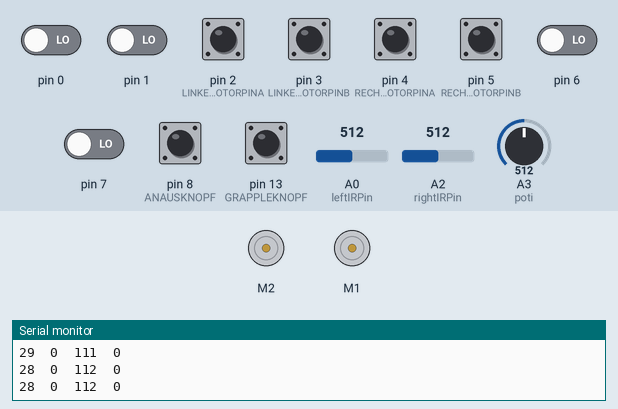
Recording of a sketch running on a simulated Arduino Uno, built with avr-gcc and run on an emulated ATmega328P. On the bench: 2 × DC motor (green arrow = forward, orange = backward, longer = faster), the last lines printed to the serial monitor. The test bench sets the inputs (shaded band); at power-on: pin 2 (LINKERMOTORPINA), pin 3 (LINKERMOTORPINB), pin 4 (RECHTERMOTORPINA), pin 5 (RECHTERMOTORPINB), pin 8 (ANAUSKNOPF), pin 13 (GRAPPLEKNOPF) HIGH, pin 0, pin 1, pin 6, pin 7 LOW, A0 (leftIRPin) = 512, A2 (rightIRPin) = 512, A3 (poti) = 512.

Above: at 1.2 s.
1.3 s: pin 8 (ANAUSKNOPF) pulled LOW for 0.15 s
At 2.5 s:
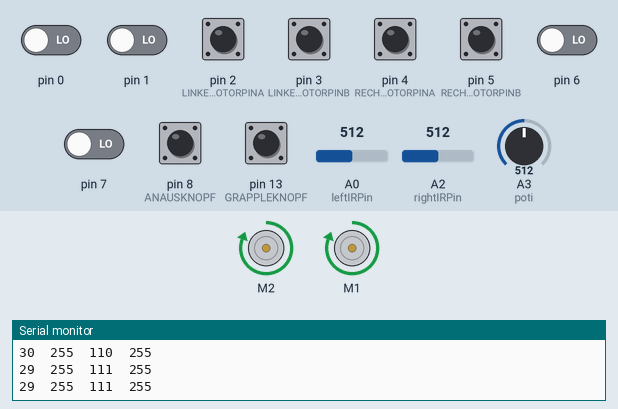
2.9 s: A0 (leftIRPin) set to 531
At 5.7 s:
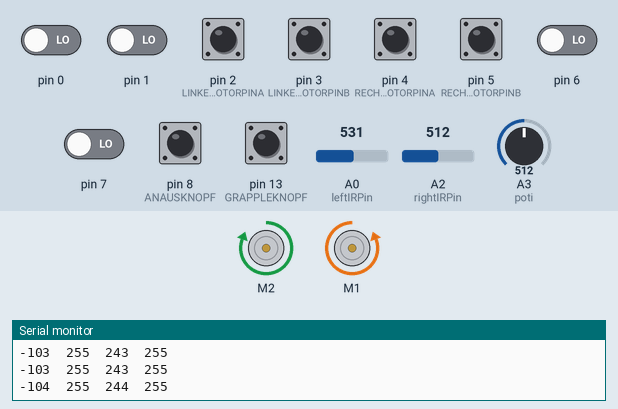
5.9 s: A2 (rightIRPin) set to 723
7.4 s: A2 (rightIRPin) set to 724
At 9.06 s:
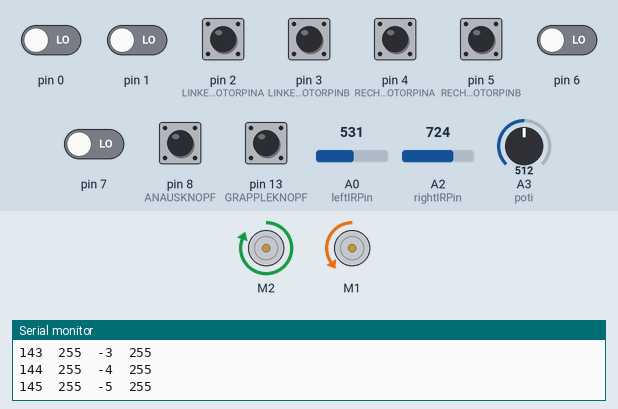
10.4 s: A0 (leftIRPin) set to 0
At 11.4 s:
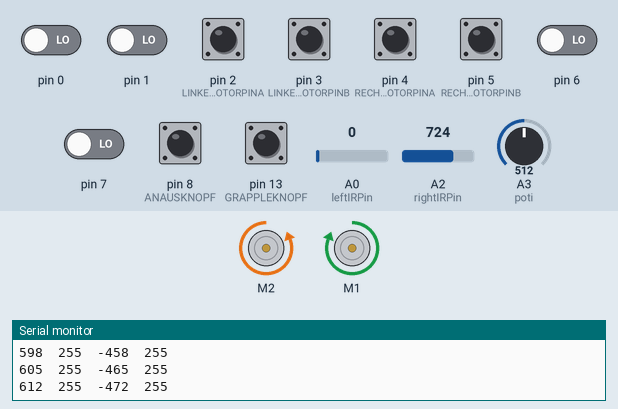
13.4 s: A3 (poti) set to 245
Timing chart, 0 to 21.2 s (numbered marks = the images above; inputs shaded):
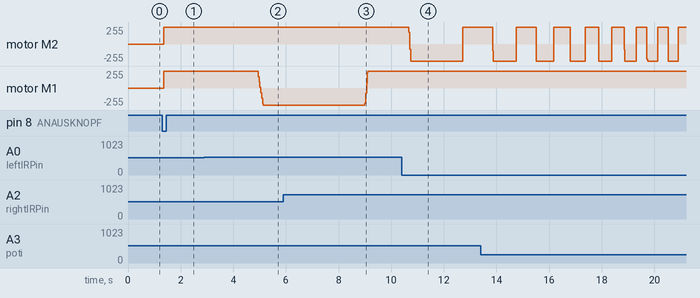

Measured:
- the behaviour switches between 512 and 513 on A0 (leftIRPin) (found by bisection; images 1 and 2)
- the behaviour switches between 723 and 724 on A2 (rightIRPin) (found by bisection; images 2 and 3)
- after the input at 1.3 s, motor M2, motor M1: stopped → forward 255/255 after 0.05 s

The sketch:

main2.ino
```cpp
// (licence header left out)
#include <Wire.h>
#include <Adafruit_MotorShield.h>
#include <math.h>

//Create the motor shield object with the default I2C address
Adafruit_MotorShield AFMS = Adafruit_MotorShield();

// Select which 'port' M1, M2, M3 or M4 the motors go.
Adafruit_DCMotor *leftMotor = AFMS.getMotor(1);
Adafruit_DCMotor *rightMotor = AFMS.getMotor(2);
Adafruit_DCMotor *grappleMotor = AFMS.getMotor(4);

//we will use the #define stuff. ask me about it! DEACTIVATE BEFORE THE RACE STARTS!
//#define GREIFARM
//#define TACHO
//#define NEU
//#define DEBUG // if active we are in the DEBUGGING mode, firing the Serial.println guns
//#define ZEIT
//#define SENSORADJUST // use this one FIRST:  *SensorAdjust to make all Sensors equal
//#define MIDSENSOR // use midTarget to make midError = 0 if Sensor is placed on grey
//#define LEFTSENSOR //
//#define RIGHTSENSOR //
//#define MOTOR

// Racedriver PID
//const float kP = 0.6;
//const float kI = 0.1;
const float kP = 0.05;
const float kI = 0.01;
const float kD = 0;


//Motor - PI  do not change
const float kM =1;
const float kMI = 0.5;
const float kMD = 0;

//TargetSpeed is the power the motors will get if we want the robot to drive straight.
byte targetSpeed;

const float breakValue = 0.8;
float breaks;
float breaktest;

int leftSensorAdjust = 0; //use those to calibrate sensors
int rightSensorAdjust = 55;


const byte probeCount = 5;

int haha;
int hoho;


int poti = A3;

//Sensor pins
int leftIRPin = A0;
int rightIRPin = A2;
int midIRPin = A1;


int midSensorAdjust = 0;


int leftSensor;
int rightSensor;
int midSensor;

//leftError is (the reading - the target)

int midError;

int pidError;

int turn;

long integral;

int rightPower;
int leftPower;


//derivative stuff
int derivative;
byte flip;
int bPrevError = 0;
int aPrevError = 0;

//values for motorspeed
int leftSpeed;
int rightSpeed;

//lightSensorStuff


#ifdef SENSORADJUST
int ml;
int mr;
int lr;
#endif

//motorPID
int actualSpeedA;//our tacho
int actualSpeedB;
/*
int wantedSpeedA; //the value set by our pid sensor cycle
int wantedSpeedB;

int wantedSpeedAoK;
int wantedSpeedBoK;
*/
int errorSpeedB;

int errorSpeedA; //the value used to adjust motor power
int lgear;
int rgear;


//interrupt for taster ect
volatile bool enabler = true;
volatile bool keypressed = false;

volatile bool active = true;
volatile bool grappleKeypressed = false;
volatile unsigned long bloedeZeit=0;
const int entprellZeit=1000;

bool isDriving;

#define ANAUSKNOPF 0

#define GRAPPLEKNOPF 5

int grappleTest = 0;

//Interrupt motor adjust stuff

volatile  uint8_t lastB = 0;
volatile  int16_t counterA;
volatile  int16_t counterB;
volatile int8_t altAB = 0;
volatile int8_t altCD = 0;
volatile int8_t altEF = 0;
volatile long encoderWert = 0;

#define LINKERMOTORPINA 2
#define LINKERMOTORPINB 3

#define RECHTERMOTORPINA 4
#define RECHTERMOTORPINB 5

//#define GREIFARMPINA 6
//#define GREIFARMPINB 7

//tacho stuff
int altwert;
int neuwert;
int altwertA;
int SpeedA;
int altwertB;
int SpeedB;
const byte deltaTacho=100; // chose your value according to your prefered max range
int wantedSpeedA;
int wantedSpeedB;

//greifarm stuff
int8_t schrittTab[16] = {0,-1,1,0,1,0,0,-1,-1,0,0,1,0,1,-1,0};

//motorregelung


float errorIntegral;
float errorIntegralB;
int aSA;
int der;


//delta t time loop
long jetzt = 0;
long altZeit, altZeitb;
const byte deltaT = 15; //we have to see if this is to high or to low

void setup() {

  //Interrupt stuff
PCICR |= (1 << PCIE0); // interrupts on port B (Pin 8 still 13, (goes intern from 0 to 7))
PCMSK0 |= (1 << ANAUSKNOPF);
PCMSK0 |= (1 << GRAPPLEKNOPF);
DDRB&=~PCMSK0; //if DDRD is 0 on the specific bit = input
PORTB |= PCMSK0; //arduino intern pullup resistor

PCICR |= (1 << PCIE2); //arduino will react on interrupts on port D
PCMSK2 |= (1 << LINKERMOTORPINA);
PCMSK2 |= (1 << LINKERMOTORPINB); // 2 defines the pin which listens for motor encoder (must be on portD)
PCMSK2 |= (1 << RECHTERMOTORPINA);
PCMSK2 |= (1 << RECHTERMOTORPINB);// for the second motor ** 00001100
//PCMSK2 |= (1 << GREIFARMPINA);
//PCMSK2 |= (1 << GREIFARMPINB);
DDRD&=~PCMSK2; //if DDRD is 0 on the specific bit = input
PORTD |= PCMSK2; //arduino intern pullup resistor


 Serial.begin(9600);           // set up Serial baud to 115200 bps
  AFMS.begin();  // start motorshield with the default frequency 1.6KHz
  //AFMS.begin(1000);  // OR with a different frequency, say 1KHz

    //We are reading both values and trash them. the first readings are just that.
    // Set motor direction
  rightMotor->run(FORWARD);
   leftMotor->run(FORWARD);
 //     leftMotor->run(RELEASE);
 //     rightMotor->run(RELEASE);
 //    leftMotor->run(BACKWARD);
 //   rightMotor->run(BACKWARD);
  //   integral = 0 ;
  //   errorIntegral = 0;
  //TODO make tests for all them hardware!
//    Serial.println("Adafruit Motorshield v2 - ready!");
//    Serial.println("All Systems GO!");

interrupts();
}


void loop() {

  //An aus knopf
    if (keypressed){
      isDriving = !isDriving;
      keypressed = false;
      integral = 0;
      errorIntegral = 0;
      errorIntegralB = 0;
        enabler = true;
        delay(50);
    }

   //180grad dreh knopf
    if (grappleKeypressed){
      grappleKeypressed = false;
      active = true;
      grappleTest ++;
    //  Serial.println(grappleTest);
      delay(50);
    }


   jetzt = millis();
  //tacho realzeit loop

      if((jetzt - altZeitb) > deltaTacho){
      targetSpeed =map(analogRead(poti),0,1024,0,140);
//      wantedSpeedB = wantedSpeedA; //Insert proper pid regulated wanted speeds here
    altZeitb = jetzt;
    actualSpeedA=(counterA-altwertA)*100.0/deltaTacho;
    altwertA=counterA;

    actualSpeedB=(counterB-altwertB)*100.0/deltaTacho;
    altwertB=counterB;
  }


  if((jetzt - altZeit) > deltaT){

   #ifdef ZEIT
    Serial.println((jetzt - altZeit));
    #endif
    altZeit = jetzt;


    //getting new sensor Data

    sensorAbfrage();

    //IntegralStuff DEACTIVATED
    //FIXME: maybe +-10 isnt big enough
    integral = integral + pidError;
    if(pidError<=10 && pidError>=-10){
     // integral = 0;
    }

    //derivate stuff
    //adding the nessesary things for the derivative -Whoppa FlipFlop Style
    flip++;
    if((flip % 2) == 0){
      aPrevError = pidError;
      derivative = pidError - bPrevError;
      } else {
      bPrevError = pidError ;
      derivative = pidError - aPrevError;
        }


     //pidError is just the difference between the sensor readings
    pidError = rightSensor - leftSensor;


    //turn is the only varriable changed by the pid regelung which is relevant
    turn = pidError * kP + kI * integral + kD * derivative;


      // wanted Speed is the speed, which combines our constant "targetSpeed" and the "turn" value
      // it can be negative and positive
      // it must be adjustet with the PI-Motor-Regelung and is at the verry end a byte (0-255 only positive)
    wantedSpeedA = targetSpeed + turn;
    wantedSpeedB = targetSpeed - turn;


      //hier wird der fehler für den tempomat bestimmt.

      errorSpeedA =wantedSpeedA - actualSpeedA;
      errorIntegral += errorSpeedA;
      errorIntegral=min(errorIntegral,8000);
      errorSpeedB =wantedSpeedB - actualSpeedB;
      errorIntegralB += errorSpeedB;
      errorIntegralB=min(errorIntegralB,8000);


  //left und right power ist also der output des tempomats ( noch kein byte für die motorregelung)
  //targetSpeed * 2.5 ist approixmiert wie viel leistung wir benötigen. man kann als offset hier ja nicht 0 nehmen
  //sondern wenn man 30 fahren möchte nimmt man als angenommene leistung halt byte 60 (von 255) an diese 60 werden dann nach
  //oben oder unten geregelt
      leftPower = (errorSpeedA * kM + errorIntegral * kMI + targetSpeed *2.5);
      rightPower = (errorSpeedB * kM + errorIntegralB * kMI + targetSpeed *2.5);


   //  motorController((leftPower + turn - breaktest), (rightPower - turn - breaktest));

   motorController((leftPower), (rightPower));
      debugInfos();


    } //end of the timed loop


  }// end of the void loop

  //We need to address all values to find out which gear to use and how much power to give.
  //this is the function which takes the stuff and will transfom it into a byte which can be accepted by the motorshield

  void motorController(int leftControl, int rightControl){

   static bool leftFORWARD = true;
   static bool rightFORWARD = true;
   byte left;
   byte right;

    if(isDriving){
   //left Motor gear select
   if (leftControl < 0){
    if(leftFORWARD){
      leftFORWARD = false;
      leftMotor->run(BACKWARD);
    }
   }else{

    if(!leftFORWARD){
      leftFORWARD = true;
      leftMotor->run(FORWARD);
    }

   }

   //right Motor gear select
   if (rightControl < 0){
    if(rightFORWARD){
      rightFORWARD = false;
      rightMotor->run(BACKWARD);
    }
   }else{
    if(!rightFORWARD){
      rightFORWARD = true;
      rightMotor->run(FORWARD);
    }
   }

   //overflowprotection
    left = min(255,abs(leftControl));
    right = min(255, abs(rightControl));
       leftMotor->setSpeed(left);
       rightMotor->setSpeed(right);
    }else{
      leftMotor->run(RELEASE);
      rightMotor->run(RELEASE);
      leftFORWARD = false;
      rightFORWARD = false;
      }
        Serial.println(String(errorSpeedA)+ "\t" + String(left) + "\t" + String(errorSpeedB) + "\t" + String(right));
      }


inline void debugInfos(){

//Serial.println(counterB);

    #ifdef GREIFARM
    Serial.println(String(actualSpeedB));
    #endif

    #ifdef TACHO
    Serial.println(String(errorSpeedA) + "\t" + String(errorSpeedB));
    #endif

    #ifdef NEU
    Serial.println(String(leftPower) + "\t" + String(rightPower) + "\t" + String(turn) + "\t" + String(targetSpeed));
    #endif

    #ifdef MOTOR
    Serial.println(String(errorSpeedA) + "\t" + String(leftPower) + "\t" + String(actualSpeedA) + "\t" + String(errorIntegral));
    #endif

    #ifdef DEBUG
    Serial.println(String(pidError) + "\t " + String(integral) + "\t" + String(leftPower) +  "\t" + String(rightPower) + "\t" + String(derivative) + "\t" + String(turn));
    #endif

    #ifdef SENSORADJUST
    Serial.println( String(leftSensor) + "\t" + String(rightSensor) + "\t" + String(pidError));
    #endif

    #ifdef RIGHTSENSOR
    Serial.println(String("Ravg: ") + String(rightSensorAvg) + String(" on grey? 0=>?: ") + String(rightError));
    #endif

}


inline int sensorMittelWert(byte sensorPin, byte probeCountHorst){

    int trash;
    long sum = 0;

    trash = analogRead(sensorPin);
    for(byte i = 0; i<probeCountHorst ;i++){
      sum += analogRead(sensorPin);
      }

      return sum/probeCountHorst;
    }


//Hier werden die Sensoren einfach nur abgefragt und durchschnittswert ermittelt.
inline void sensorAbfrage(){

    //calculate the avg out of the raw sensor data
    leftSensor = (sensorMittelWert(leftIRPin, probeCount)) - leftSensorAdjust;
    rightSensor = (sensorMittelWert(rightIRPin, probeCount)) - rightSensorAdjust;
 //   midSensor = (sensorMittelWert(midIRPin, probeCount)) - midSensorAdjust;

 }


ISR(PCINT0_vect){ //speciifc routine for "an aus knopf" and grappleknopf

 if((millis() - bloedeZeit) > entprellZeit){

  if ((PINB & (1 << ANAUSKNOPF)) == 0) {
    if (enabler){
      keypressed = true;
      enabler = false;
    }
  }
       if ((PINB & (1 << GRAPPLEKNOPF)) == 0) {
       if (active){
      grappleKeypressed = true;
      active = false;
    }
   }
  }
}

ISR(PCINT2_vect){ //speciifc routine for ENCODER

  uint8_t newB = PIND;                  // aktuellen Port speichern
  uint8_t chgB = newB ^ lastB;          // geänderte Bits zum letzten Port
  lastB = newB;                         // neuer Port wird zum alten für die nächste Runde

if (chgB & ((1 <<LINKERMOTORPINA) | (1 << LINKERMOTORPINB)) ){
        altCD <<= 2;
        altCD &= B00001100;

  altCD |= (((1 << LINKERMOTORPINA) & newB) >> (LINKERMOTORPINA-1)) | ((1 << LINKERMOTORPINB) & newB)>>LINKERMOTORPINB;
//        altCD |= (digitalRead(LINKERMOTORPINA) << 1) | digitalRead(LINKERMOTORPINB);
        counterA -= schrittTab[altCD];
    }

if (chgB & ((1 <<RECHTERMOTORPINA) | (1 << RECHTERMOTORPINB)) ){
        altAB <<= 2;
        altAB &= B00001100;

  altAB |= (((1 << RECHTERMOTORPINA) & newB) >> (RECHTERMOTORPINA-1)) | ((1 << RECHTERMOTORPINB) & newB)>>RECHTERMOTORPINB;

        counterB -= schrittTab[altAB];
    }


//    if (chgB & (1 << LINKERMOTORPIN)) {
//     counterA++;
//    }
//     if (chgB & (1 << RECHTERMOTORPIN)) {
//     counterB++;
//    }


//    if (chgB & ((1 <<GREIFARMPINA) | (1 << GREIFARMPINB)) ){
//        altEF <<= 2;
//        altEF &= B00001100;

//  altEF |= (((1 << GREIFARMPINA) & newB) >> (GREIFARMPINA-1)) | ((1 << GREIFARMPINB) & newB)>>GREIFARMPINB;
  //    altAB |= (digitalRead(GREIFARMPINA) << 1) | digitalRead(GREIFARMPINB);

//        encoderWert -= schrittTab[altEF];
 //  }

}
```
